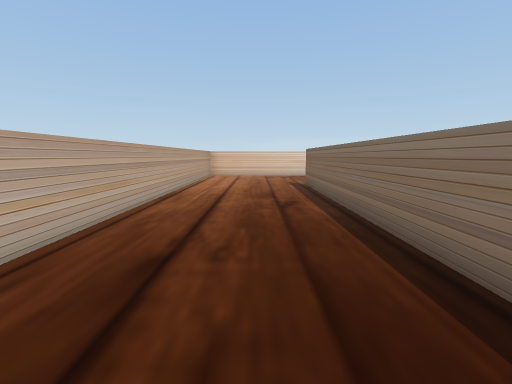
[1] (above)

16 first-person views from a walk through a Unity game level. The camera is 1.4 m above the floor, tilts 8° down and sees 90° across. The floor is counted in squares, 1 m on a side. Each view is taken from the middle of a square. On the plan, view 1 faces up. The plan holds only what a view shows up to about 13 squares ahead; the rest is blank. The place goes on beyond the plan. Some animated figures are left out.

[2]
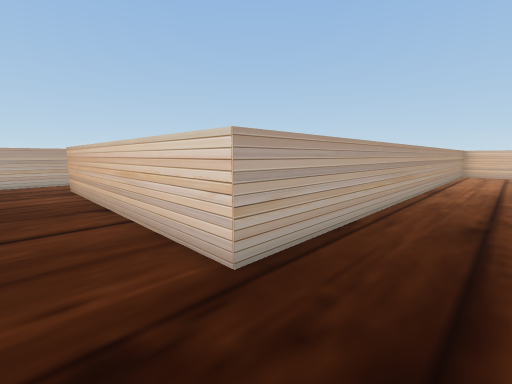

[3]
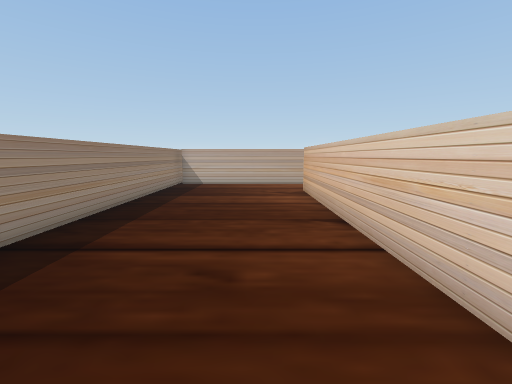

[4]
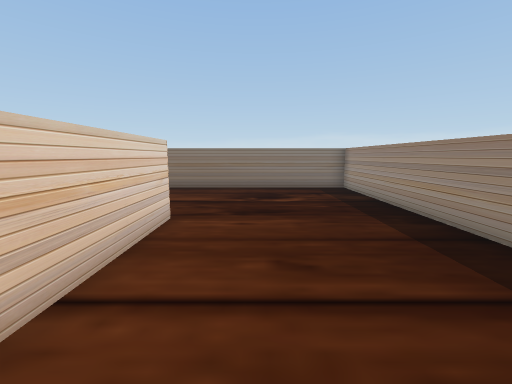

[5]
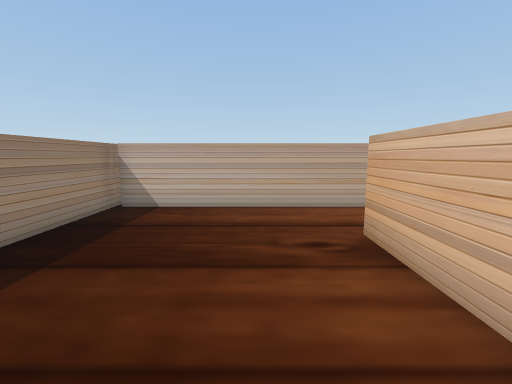

[6]
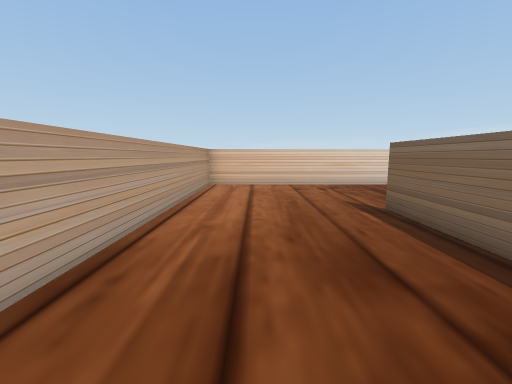

[7]
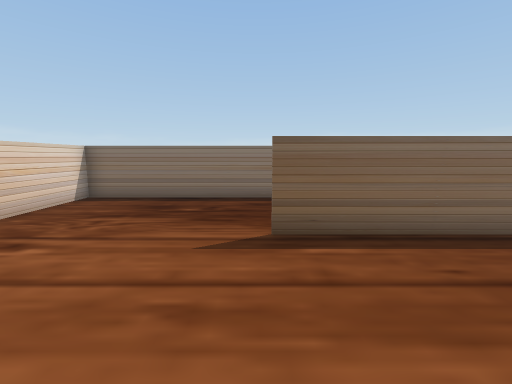

[8]
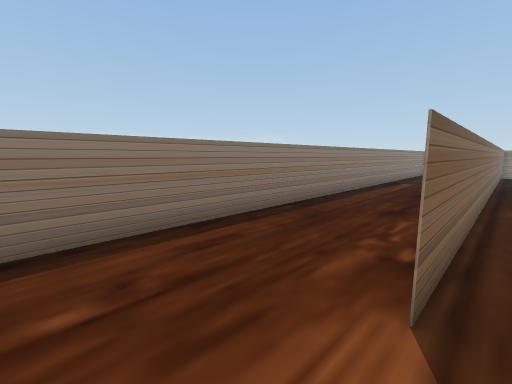

[9]
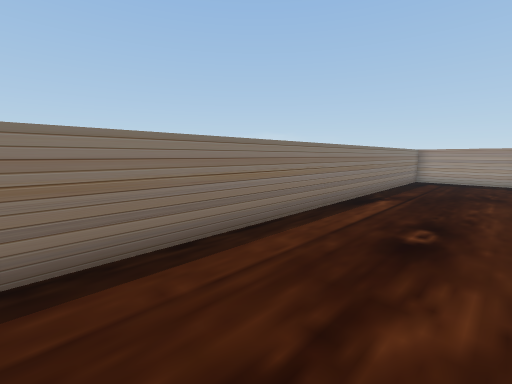

[10]
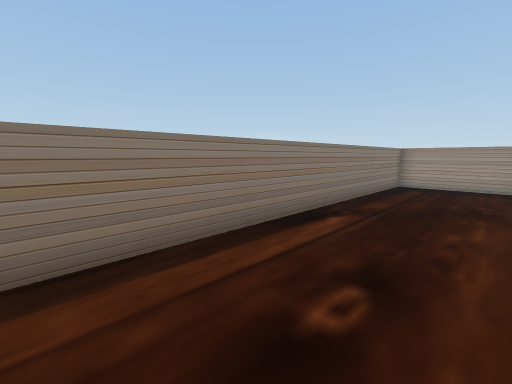

[11]
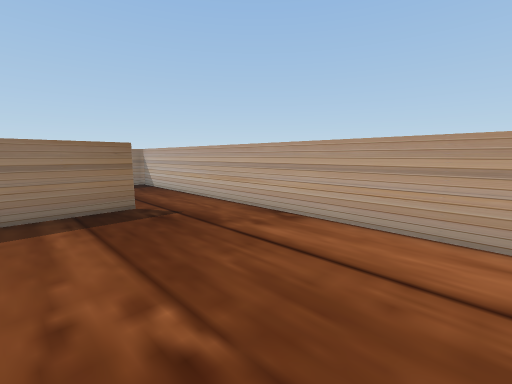

[12]
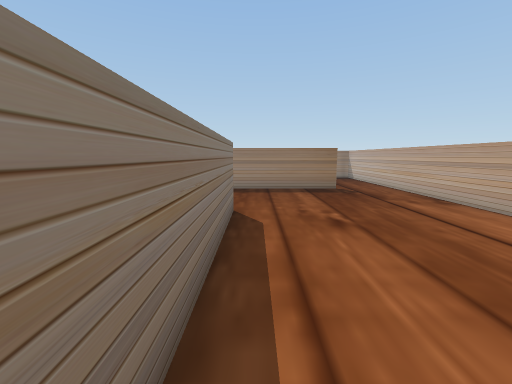

[13]
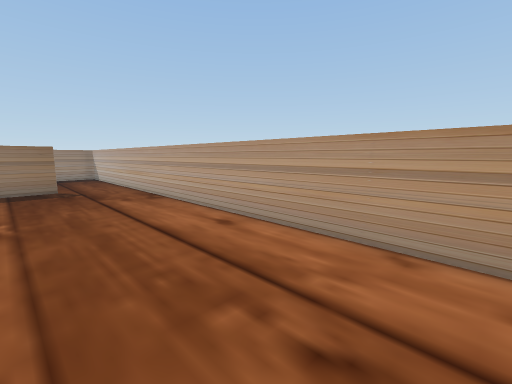

[14]
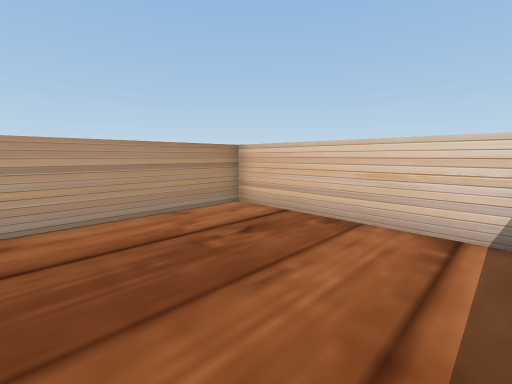

[15]
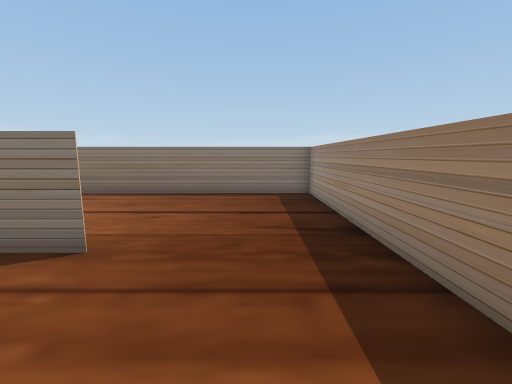

[16]
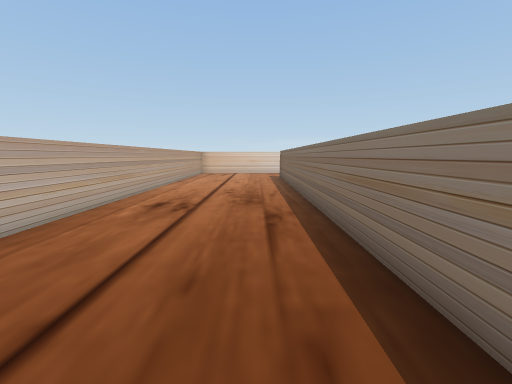

### Floor plan
Points are (right, up) in squares from view 1. A wall is a line through its corners. A room is listed if a view was taken in it or the views show most of it. See-through windows are left out.
Room 1 (views 1, 2, 3, 4, 5, 6, 7, 8, 9, 10)
walls: (2.5, -7) (2.5, 12.8); (-5.2, -6.9) (6.6, -6.9) (6.6, 18.5); (-3.3, 18.5) (-3.3, -1.1) (-13.5, -1.1); (-16, -0.6) (-16, -6.8); (-16.5, -6.9) (-6.8, -6.9)
ways out: opening at (-14.5, -1) to room 2
Room 2 (views 11, 12, 13, 14, 15, 16)
walls: (-9.4, 3.4) (-9.4, 9.5); (-9.9, 12.3) (-16, 12.3) (-16, -0.6); (-9.4, 15.2) (-9.4, 6.2); (-13.5, -1) (-3.3, -1) (-3.3, 15)
ways out: opening at (-14.5, -1) to room 1

Where each view was taken, in squares from view 1:
view 1: 0 up, 0 right, facing up
view 2: 3 down, 1 left, facing up-left
view 3: 3 down, 3 left, facing left
view 4: 3 down, 9 left, facing right
view 5: 3 down, 9 left, facing left
view 6: 6 up, 1 left, facing up
view 7: 13 up, 2 left, facing right
view 8: 15 up, 2 right, facing down-right
view 9: 9 up, 3 right, facing down-right
view 10: 6 up, 3 right, facing down-right
view 11: 6 up, 11 left, facing down-left
view 12: 10 up, 10 left, facing down
view 13: 11 up, 12 left, facing down-left
view 14: 7 up, 10 left, facing up-left
view 15: 1 up, 13 left, facing right
view 16: 2 up, 5 left, facing up
